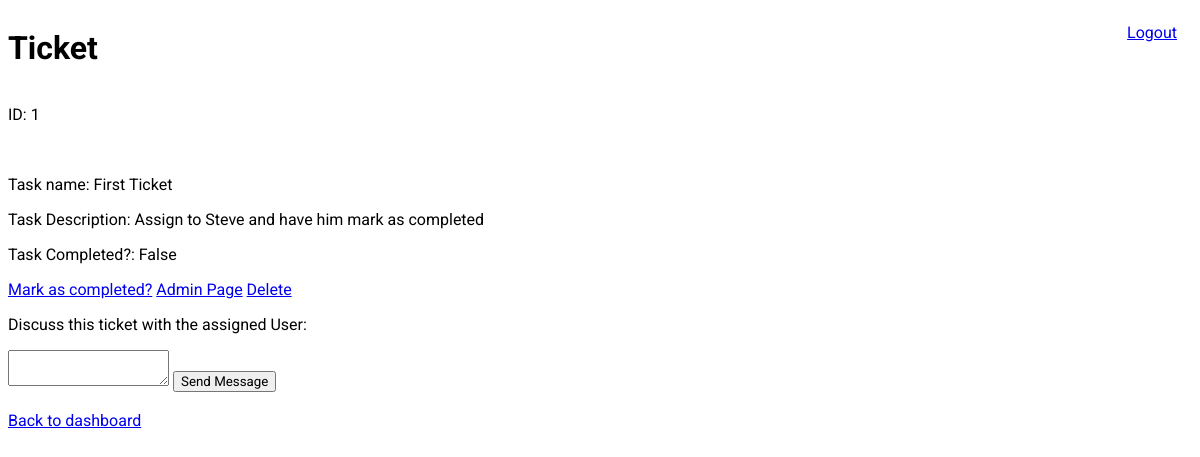
/ticket/1 (signed in), run on an earlier commit of the app's database.
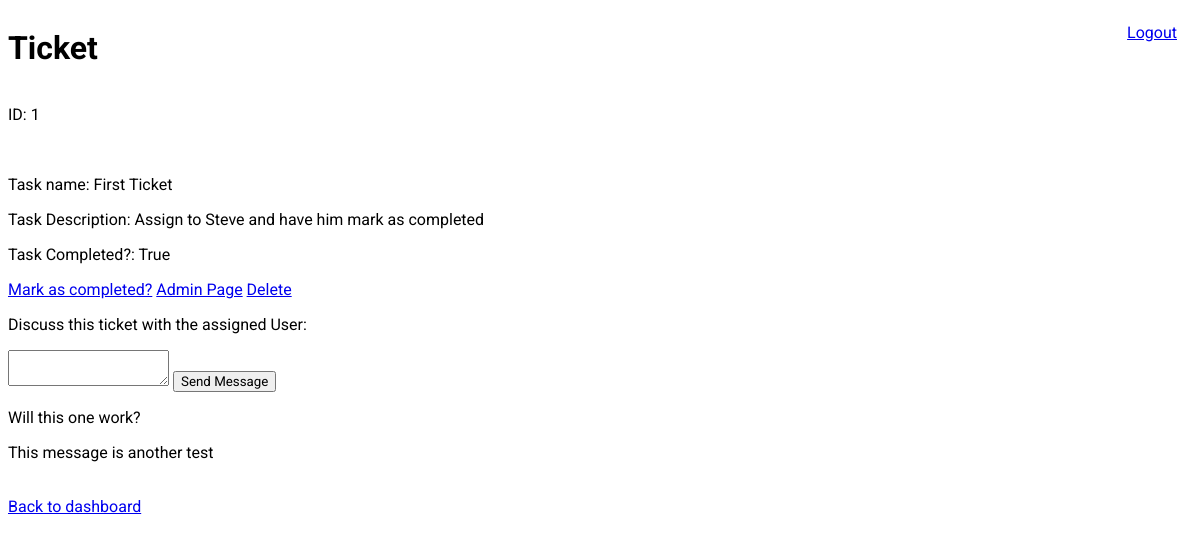
And on a later commit of the database.
### main_app/models.py (models this page shows)
class Ticket(models.Model):
    task = models.CharField(max_length=50)
    description = models.CharField(max_length=600)
    completed = models.BooleanField()
    Admin_creator = models.ForeignKey('User', related_name="created_tickets", on_delete = models.CASCADE)
    assigned_user = models.ForeignKey('User', related_name="current_tickets", on_delete = models.CASCADE)
    objects = TicketManager()
    created_at = models.DateTimeField(auto_now_add=True)
    updated_at = models.DateTimeField(auto_now=True)

class Message(models.Model):
    message = models.CharField(max_length=500)
    message_creator = models.ForeignKey('User', related_name="messages_created", on_delete = models.CASCADE)
    chatroom = models.ForeignKey('ChatRoom', related_name="past_messages", on_delete = models.CASCADE, null=True)
    ticket_chat = models.ForeignKey('Ticket', related_name="past_messages", on_delete = models.CASCADE, null=True)
    objects = MessageManager()
    created_at = models.DateTimeField(auto_now_add=True)
    updated_at = models.DateTimeField(auto_now=True)

### main_app/views.py (the view)
# urls.py: path("ticket/<ticket_id>", views.viewTicket),
def viewTicket(request, ticket_id):
    context = {
        "one_ticket" : Ticket.objects.get(id=ticket_id),
        "current_user" : User.objects.get(id=request.session['user_id']),
        "all_users" : User.objects.all(),
        "all_messages" : Message.objects.all()
    }
    return render(request, "ticket.html", context)

### main_app/templates/ticket.html (shortened to what this page needs)
<!DOCTYPE html>
<html lang="en">
<head>
</head>
<body>
    <h1>Ticket </h1>
    <a id="logout" href="/logout">Logout</a>
    <div class ="displays">
        <P> ID: {{one_ticket.id}}</P>
        <BR>
            <P> Task name: {{one_ticket.task}}</P>
            <P> Task Description: {{one_ticket.description}}</P></p>
            <P> Task Completed?: {{one_ticket.completed}}</P></p>
            {% if current_user.user_level == 9 %}
                <a href="/ticket/{{ticket.id}}/complete">Mark as completed?</a>
                <a href="/admin">Admin Page</a>
                <a href="/ticket/{{ticket.id}}/delete">Delete</a>
                <p>Discuss this ticket with the assigned User:</p>
                <form action = "/ticket/{{one_ticket.id}}/sendmessage" method = "post">
                    <textarea type="textarea" name="message" id="" placeholder = ""></textarea>
                    <button type="submit">Send Message</button>
                </form>
                {% for message in all_messages %}
                    <p>{{message.message}}</p>
                {% endfor %}
                <BR>
            {% endif %}
            </div>
            <a id="back" href="/dashboard">Back to dashboard</a>
</body>
</html>

What changed in the data, as far as the page shows it:
changed Ticket "First Ticket": completed "False" → "True"
added Message: message "Will this one work?"
added Message: message "This message is another test"
